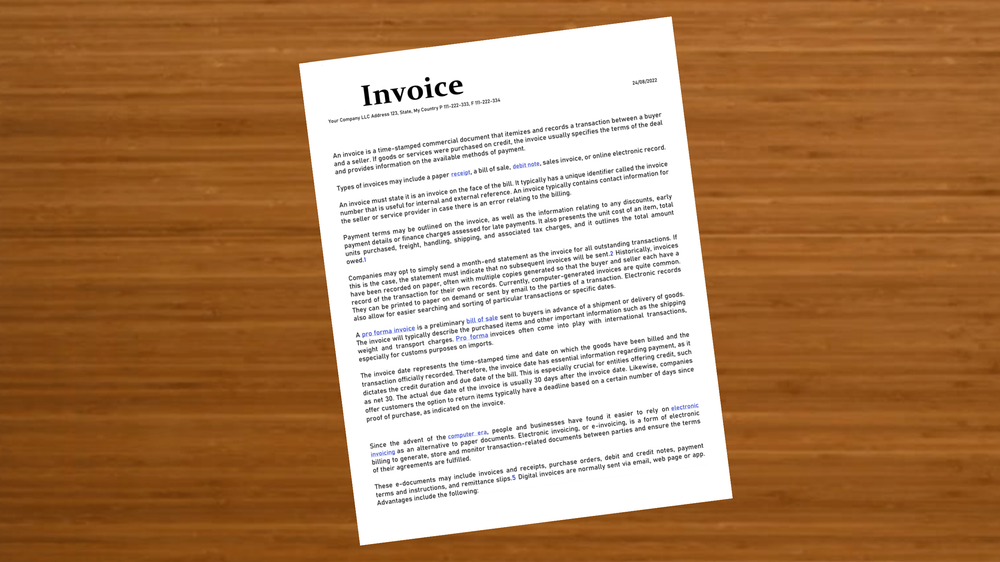
#> input picture data/test-image-1.png, 1000 x 562 px, shrunk from 2667 x 1500 before the run; its folder holds only this picture in this run
$ python pipeline.py
#> lines starting #> are read from the running program, lines starting #| are printed output that depends on the picture; after the words box and inside, x2 and y2 are one past the last pixel; in counts of white or black regions, pixels touching at a corner belong together
### stages/enhance.py
import cv2
import numpy as np


def gamma_correction(image: np.ndarray, gamma: float = 1.2) -> np.ndarray:
    inv_gamma = 1.0 / gamma

    table = np.array([
        ((i / 255.0) ** inv_gamma) * 255
        for i in np.arange(256)
    ]).astype("uint8")

    return cv2.LUT(image, table)


def enhance(image: np.ndarray) -> np.ndarray:
    """
    Stage 1:
    Improve illumination and reduce noise.
    """

    image = gamma_correction(image)

    gray = cv2.cvtColor(image, cv2.COLOR_BGR2GRAY)

    clahe = cv2.createCLAHE(
        clipLimit=2.0,
        tileGridSize=(8, 8)
    )

    gray = clahe.apply(gray)

    gray = cv2.bilateralFilter(
        gray,
        d=7,
        sigmaColor=50,
        sigmaSpace=50
    )

    return gray

### stages/segment.py
import cv2
import numpy as np


def segment(image: np.ndarray) -> np.ndarray:
    """
    Stage 2:
    Segment the document from the background with Otsu thresholding.
    """

    blurred = cv2.GaussianBlur(image, (7, 7), 0)

    _, mask = cv2.threshold(
        blurred,
        0,
        255,
        cv2.THRESH_BINARY + cv2.THRESH_OTSU
    )

    return mask

### stages/clean.py
import cv2
import numpy as np


def keep_largest(mask: np.ndarray) -> np.ndarray:
    num_labels, labels, stats, _ = cv2.connectedComponentsWithStats(
        mask,
        connectivity=8
    )

    if num_labels <= 1:
        return mask

    largest = 1 + np.argmax(stats[1:, cv2.CC_STAT_AREA])

    result = np.zeros_like(mask)
    result[labels == largest] = 255

    return result


def clean(mask: np.ndarray) -> np.ndarray:
    """
    Stage 3:
    Clean the mask into a single solid document region.
    """

    # Kernel scales with the image so background texture and thin glare
    # bridges are removed on photos of any size.
    k = max(15, int(0.025 * min(mask.shape)) | 1)
    kernel = np.ones((k, k), np.uint8)

    # Drop the fragmented background first, open to sever thin bridges to
    # the document, then keep the document blob again.
    cleaned = keep_largest(mask)
    cleaned = cv2.morphologyEx(cleaned, cv2.MORPH_OPEN, kernel, iterations=1)
    cleaned = keep_largest(cleaned)

    return cleaned

### stages/detect.py
import cv2
import numpy as np


CORNER_NAMES = ["TL", "TR", "BR", "BL"]
CORNER_COLORS = [(0, 220, 0), (0, 180, 255), (0, 0, 255), (255, 120, 0)]


def order_corners(pts: np.ndarray) -> np.ndarray:
    pts = pts.reshape(4, 2).astype(np.float32)

    s = pts.sum(axis=1)
    d = np.diff(pts, axis=1).ravel()

    return np.array([
        pts[np.argmin(s)],   # TL
        pts[np.argmin(d)],   # TR
        pts[np.argmax(s)],   # BR
        pts[np.argmax(d)],   # BL
    ], dtype=np.float32)


def quad_from_contour(cnt: np.ndarray) -> np.ndarray:
    peri = cv2.arcLength(cnt, True)
    for eps in (0.02, 0.03, 0.05, 0.08):
        approx = cv2.approxPolyDP(cnt, eps * peri, True)
        if len(approx) == 4 and cv2.isContourConvex(approx):
            return approx.reshape(4, 2).astype(np.float32)

    hull = cv2.convexHull(cnt)
    peri = cv2.arcLength(hull, True)
    for eps in (0.02, 0.03, 0.05, 0.08):
        approx = cv2.approxPolyDP(hull, eps * peri, True)
        if len(approx) == 4:
            return approx.reshape(4, 2).astype(np.float32)

    return cv2.boxPoints(cv2.minAreaRect(cnt)).astype(np.float32)


def find_document_contour(
    mask: np.ndarray,
    min_area_frac: float = 0.10
) -> np.ndarray:
    contours, _ = cv2.findContours(
        mask,
        cv2.RETR_EXTERNAL,
        cv2.CHAIN_APPROX_SIMPLE
    )

    img_area = mask.shape[0] * mask.shape[1]

    best = None
    best_area = 0.0

    for cnt in contours:
        area = cv2.contourArea(cnt)

        if area < min_area_frac * img_area:
            continue

        if area > best_area:
            best = cnt
            best_area = area

    if best is None:
        return None

    return quad_from_contour(best)


def warp_document(image: np.ndarray, corners: np.ndarray) -> np.ndarray:
    tl, tr, br, bl = corners

    top_w = np.linalg.norm(tr - tl)
    bottom_w = np.linalg.norm(br - bl)
    left_h = np.linalg.norm(bl - tl)
    right_h = np.linalg.norm(br - tr)

    out_w = int(max(top_w, bottom_w))
    out_h = int(max(left_h, right_h))

    dst = np.float32([
        [0,         0],
        [out_w - 1, 0],
        [out_w - 1, out_h - 1],
        [0,         out_h - 1],
    ])

    H = cv2.getPerspectiveTransform(corners, dst)

    return cv2.warpPerspective(image, H, (out_w, out_h))


def draw_detection(image: np.ndarray, corners: np.ndarray) -> np.ndarray:
    vis = image.copy()

    cv2.polylines(
        vis,
        [corners.astype(np.int32)],
        True,
        (0, 255, 180),
        2
    )

    for pt, name, color in zip(corners, CORNER_NAMES, CORNER_COLORS):
        center = (int(pt[0]), int(pt[1]))
        cv2.circle(vis, center, 12, color, -1)
        cv2.putText(
            vis,
            name,
            (center[0] + 14, center[1] - 8),
            cv2.FONT_HERSHEY_SIMPLEX,
            0.7,
            color,
            2
        )

    return vis


def detect(clean_mask: np.ndarray, image: np.ndarray) -> dict:
    """
    Stage 4:
    Detect the document and correct its perspective.
    """

    quad = find_document_contour(clean_mask)

    if quad is None:
        return {
            "found": False,
            "corners": None,
            "warped": None,
            "visualization": image.copy(),
        }

    corners = order_corners(quad)
    warped = warp_document(image, corners)
    visualization = draw_detection(image, corners)

    return {
        "found": True,
        "corners": corners,
        "warped": warped,
        "visualization": visualization,
    }

### stages/decide.py
import cv2
import numpy as np


def enhance_readability(warped: np.ndarray) -> np.ndarray:
    """
    Turn the perspective-corrected document into a clean, scanner-like
    black-and-white page: denoise -> CLAHE -> adaptive threshold -> despeckle.
    """

    if warped.ndim == 3:
        gray = cv2.cvtColor(warped, cv2.COLOR_BGR2GRAY)
    else:
        gray = warped

    gray = cv2.medianBlur(gray, 3)

    clahe = cv2.createCLAHE(clipLimit=2.0, tileGridSize=(4, 4))
    gray = clahe.apply(gray)

    scan = cv2.adaptiveThreshold(
        gray,
        255,
        cv2.ADAPTIVE_THRESH_GAUSSIAN_C,
        cv2.THRESH_BINARY,
        21,
        10
    )

    return scan


def decide(detection: dict) -> dict:
    """
    Stage 5:
    Produce the automatic decision and the final readable scan.
    """

    if not detection["found"]:
        return {
            "success": False,
            "corners": 0,
            "scan": None,
            "message": "Document not detected",
        }

    scan = enhance_readability(detection["warped"])

    return {
        "success": True,
        "corners": 4,
        "scan": scan,
        "message": "Document successfully scanned",
    }

### pipeline.py
import os

import cv2

from stages.enhance import enhance
from stages.segment import segment
from stages.clean import clean
from stages.detect import detect
from stages.decide import decide


BASE_DIR = os.path.dirname(os.path.abspath(__file__))
DATA_DIR = os.path.join(BASE_DIR, "data")
OUTPUT_DIR = os.path.join(BASE_DIR, "output")


def run_pipeline(image_path: str, output_dir: str) -> dict:
    """
    Run the full pipeline on one image and save every stage:
    enhance -> segment -> clean -> detect -> decide.
    """

    img = cv2.imread(image_path)
    if img is None:
        raise FileNotFoundError(image_path)

    enhanced = enhance(img)
    mask = segment(enhanced)
    clean_mask = clean(mask)
    detection = detect(clean_mask, img)
    result = decide(detection)

    os.makedirs(output_dir, exist_ok=True)

    cv2.imwrite(os.path.join(output_dir, "01_original.jpg"), img)
    cv2.imwrite(os.path.join(output_dir, "02_enhanced.jpg"), enhanced)
    cv2.imwrite(os.path.join(output_dir, "03_mask.jpg"), mask)
    cv2.imwrite(os.path.join(output_dir, "04_clean.jpg"), clean_mask)
    cv2.imwrite(os.path.join(output_dir, "05_detection.jpg"), detection["visualization"])

    if detection["warped"] is not None:
        cv2.imwrite(os.path.join(output_dir, "06_warped.jpg"), detection["warped"])

    if result["scan"] is not None:
        cv2.imwrite(os.path.join(output_dir, "07_scan.jpg"), result["scan"])

    with open(os.path.join(output_dir, "decision.txt"), "w") as f:
        f.write(f"{result['message']}\n")
        f.write(f"success: {result['success']}\n")
        f.write(f"corners: {result['corners']}\n")

    return result


def main():
    images = sorted(
        f for f in os.listdir(DATA_DIR)
        if f.lower().endswith((".jpg", ".jpeg", ".png"))
    )

    for fname in images:
        name = os.path.splitext(fname)[0]
        image_path = os.path.join(DATA_DIR, fname)
        output_dir = os.path.join(OUTPUT_DIR, name)

        result = run_pipeline(image_path, output_dir)
#> in run_pipeline, img is the input picture: shape (562, 1000, 3); mean B, G, R 97.1, 134.3, 175.8
#> in segment, `blurred = cv2.GaussianBlur(image, (7, 7), 0)`:
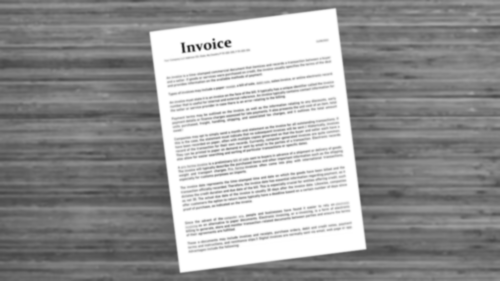
#> blurred: shape (562, 1000) (shown at 1/2 size); min 35, max 255, mean 154.3
#> in segment, `_, mask = cv2.threshold( blurred, 0, 255, cv2.THRESH_BINARY + cv2.THRE..`:
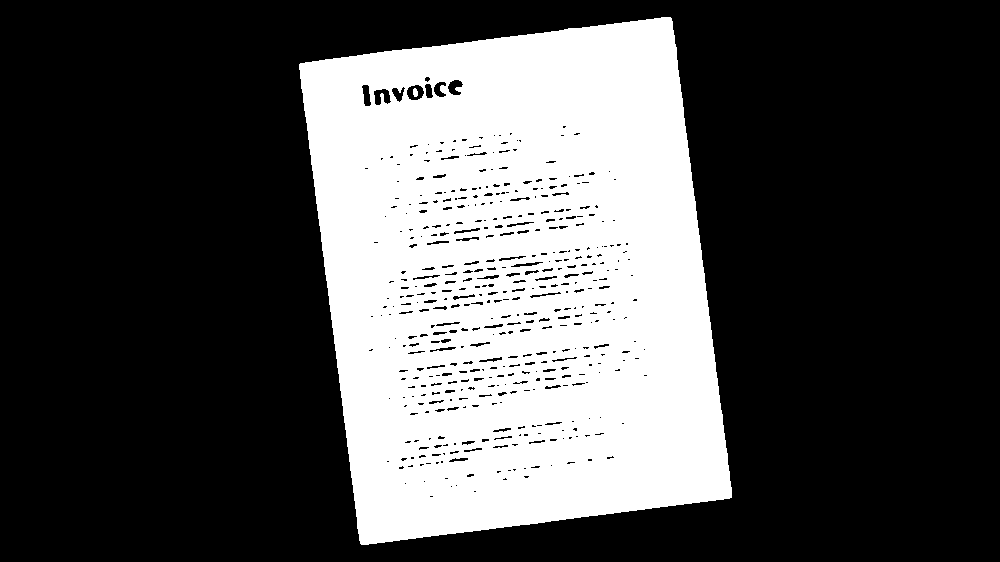
#> mask: shape (562, 1000); 31.4% white; 2 white regions, box (x1, y1, x2, y2) and area: (299, 17, 732, 545) 176360, (413, 88, 418, 97) 37
#> in keep_largest, `num_labels, labels, stats, _ = cv2.connectedComponentsWithStats( mask,..`:
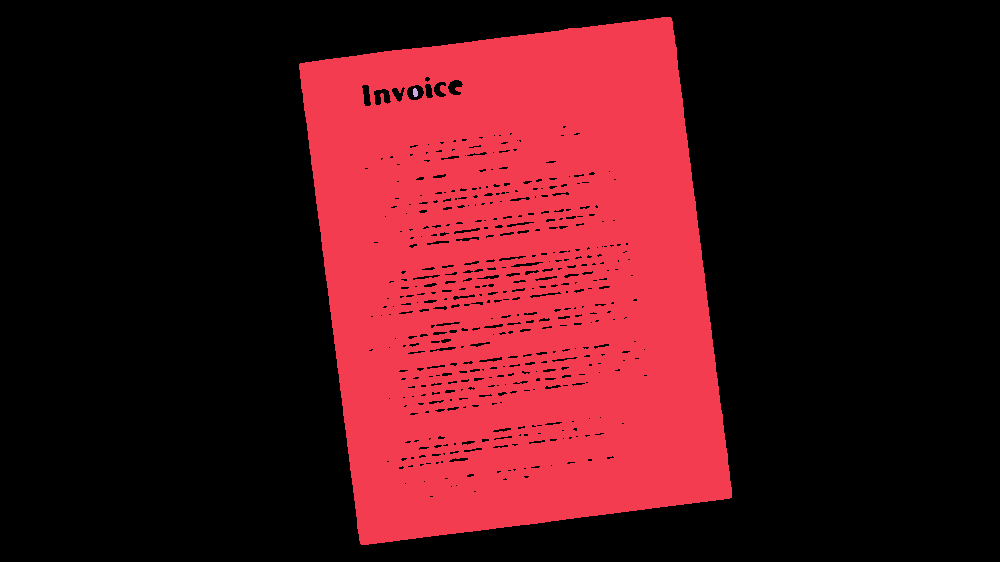
#> labels: shape (562, 1000) int32; 3 distinct labels, from 0 to 2; one colour per label, 0 black
#> in keep_largest, `num_labels, labels, stats, _ = cv2.connectedComponentsWithStats( mask,..`: num_labels = 3; stats = [[0, 0, 1000, 562, 385603], [299, 17, 433, 528, 176360], [413, 88, 5, 9, 37]]
#> in keep_largest, `largest = 1 + np.argmax(stats[1:, cv2.CC_STAT_AREA])`: largest = 1
#> in keep_largest (call 2), `num_labels, labels, stats, _ = cv2.connectedComponentsWithStats( mask,..`:
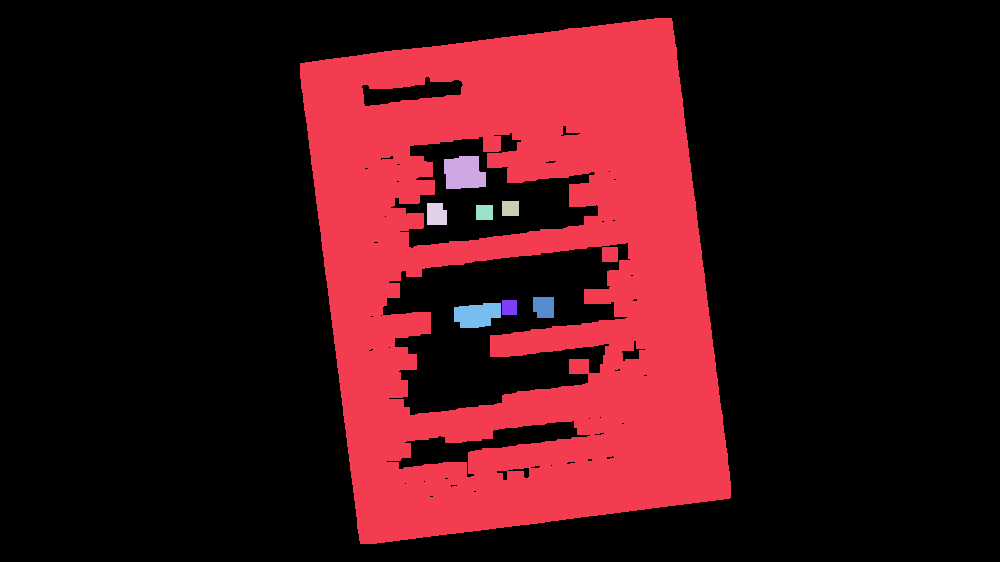
#> labels: shape (562, 1000) int32; 9 distinct labels, from 0 to 8; one colour per label, 0 black
#> in keep_largest (call 2), `num_labels, labels, stats, _ = cv2.connectedComponentsWithStats( mask,..`: num_labels = 9; stats = [[0, 0, 1000, 562, 417298], [300, 18, 431, 526, 141022], [444, 156, 42, 33, 1173], [502, 201, 17, 15, 255], [427, 203, 20, 22, 412], [476, 205, 17, 15, 255], [533, 297, 21, 21, 417], [502, 300, 15, 15, 225], [454, 303, 47, 25, 943]]
#> in find_document_contour, `contours, _ = cv2.findContours( mask, cv2.RETR_EXTERNAL, cv2.CHAIN_APP..`: contours = 1 contour; box (x1, y1, x2, y2) and area: (300, 18, 731, 544) 181906
#> the loop in find_document_contour, `for cnt in contours:` made 1 pass
#> (area, best_area) on pass 1: (181906, 181906)
#> after the loop in find_document_contour, `for cnt in contours:`: best = contour of 423 points, box (x1, y1, x2, y2) (300, 18, 731, 544), area 181906; best_area = 181906
#> in quad_from_contour, `peri = cv2.arcLength(cnt, True)`: peri = 1787
#> the loop in quad_from_contour, `for eps in (0.02, 0.03, 0.05, 0.08):` made 1 pass
#> approx on pass 1: [[671, 18], [300, 63], [360, 543], [730, 497]]
#> in detect, `quad = find_document_contour(clean_mask)`: quad = [[671, 18], [300, 63], [360, 543], [730, 497]]
#> in order_corners, `s = pts.sum(axis=1)`: s = [689, 363, 903, 1227]
#> in order_corners, `d = np.diff(pts, axis=1).ravel()`: d = [-653, -237, 183, -233]
#> in detect, `corners = order_corners(quad)`: corners = [[300, 63], [671, 18], [730, 497], [360, 543]]
#> in warp_document, `tl, tr, br, bl = corners`: tl = [300, 63]; tr = [671, 18]; br = [730, 497]; bl = [360, 543]
#> in warp_document, `top_w = np.linalg.norm(tr - tl)`: top_w = 373.7
#> in warp_document, `bottom_w = np.linalg.norm(br - bl)`: bottom_w = 372.8
#> in warp_document, `left_h = np.linalg.norm(bl - tl)`: left_h = 483.7
#> in warp_document, `right_h = np.linalg.norm(br - tr)`: right_h = 482.6
#> in warp_document, `out_w = int(max(top_w, bottom_w))`: out_w = 373
#> in warp_document, `out_h = int(max(left_h, right_h))`: out_h = 483
#> in warp_document, `dst = np.float32([ [0,         0], [out_w - 1, 0], [out_w - 1, out_h -..`: dst = [[0, 0], [372, 0], [372, 482], [0, 482]]
#> in warp_document, `H = cv2.getPerspectiveTransform(corners, dst)`: H = [[0.983, -0.123, -287.2], [0.119, 0.985, -97.86], [-6.69e-06, -4e-06, 1]]
#> in draw_detection, `cv2.polylines( vis, [corners.astype(np.int32)], True, (0, 255, 180), 2 )`:
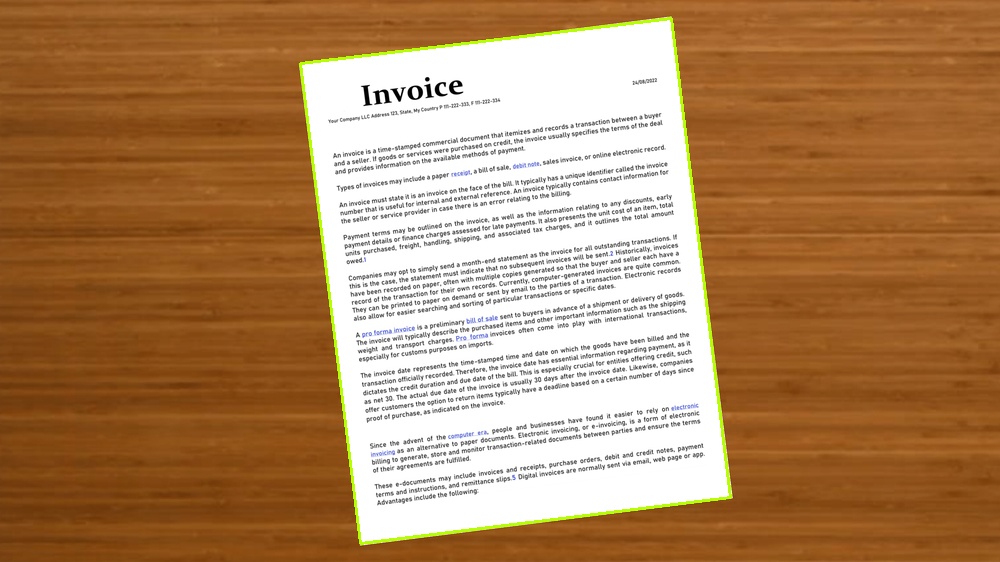
#> vis: shape (562, 1000, 3); 0.89% of pixels changed, all inside (x1, y1, x2, y2) = (299, 17, 732, 545)
#> the loop in draw_detection, `for pt, name, color in zip(corners, CORNER_NAMES, CORNER_COLORS):` made 4 passes
#> (name, color, center) on passes 1 to 4: ('TL', (0, 220, 0), (300, 63)), ('TR', (0, 180, 255), (671, 18)), ('BR', (0, 0, 255), (730, 497)), ('BL', (255, 120, 0), (360, 543))
#> after the loop in draw_detection, `for pt, name, color in zip(corners, CORNER_NAMES, CORNER_COLORS):`:
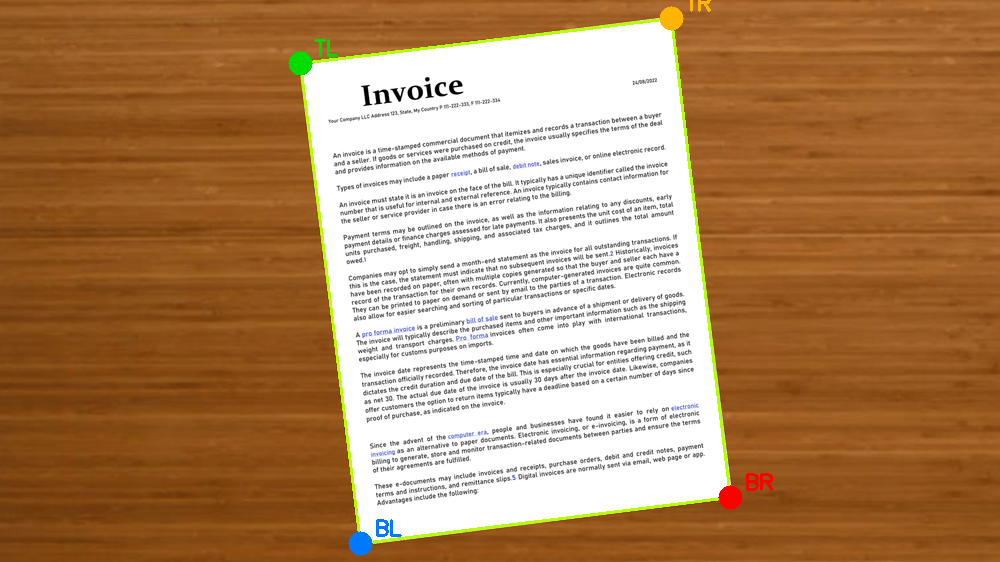
#> vis: shape (562, 1000, 3); 0.46% of pixels changed, all inside (x1, y1, x2, y2) = (288, 0, 773, 556)
#> in run_pipeline, `detection = detect(clean_mask, img)`: detection = 4 items
#> in enhance_readability, `scan = cv2.adaptiveThreshold( gray, 255, cv2.ADAPTIVE_THRESH_GAUSSIAN_..`:
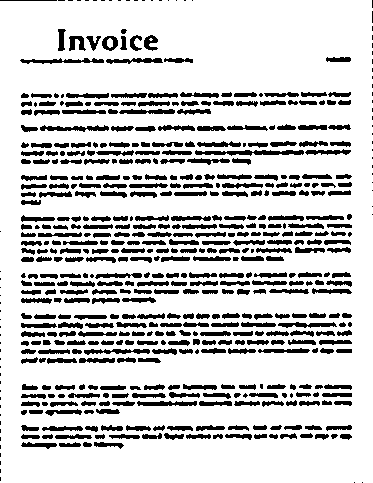
#> scan: shape (483, 373); 80.3% white; 556 black regions (94 under 20 px), largest, box (x1, y1, x2, y2) and area: (195, 150, 304, 156) 420, (20, 58, 104, 64) 279, (40, 125, 109, 132) 277
#> result = 4 items
        print(f"{fname}: {result['message']}")
#| test-image-1.png: Document successfully scanned


if __name__ == "__main__":
    main()
